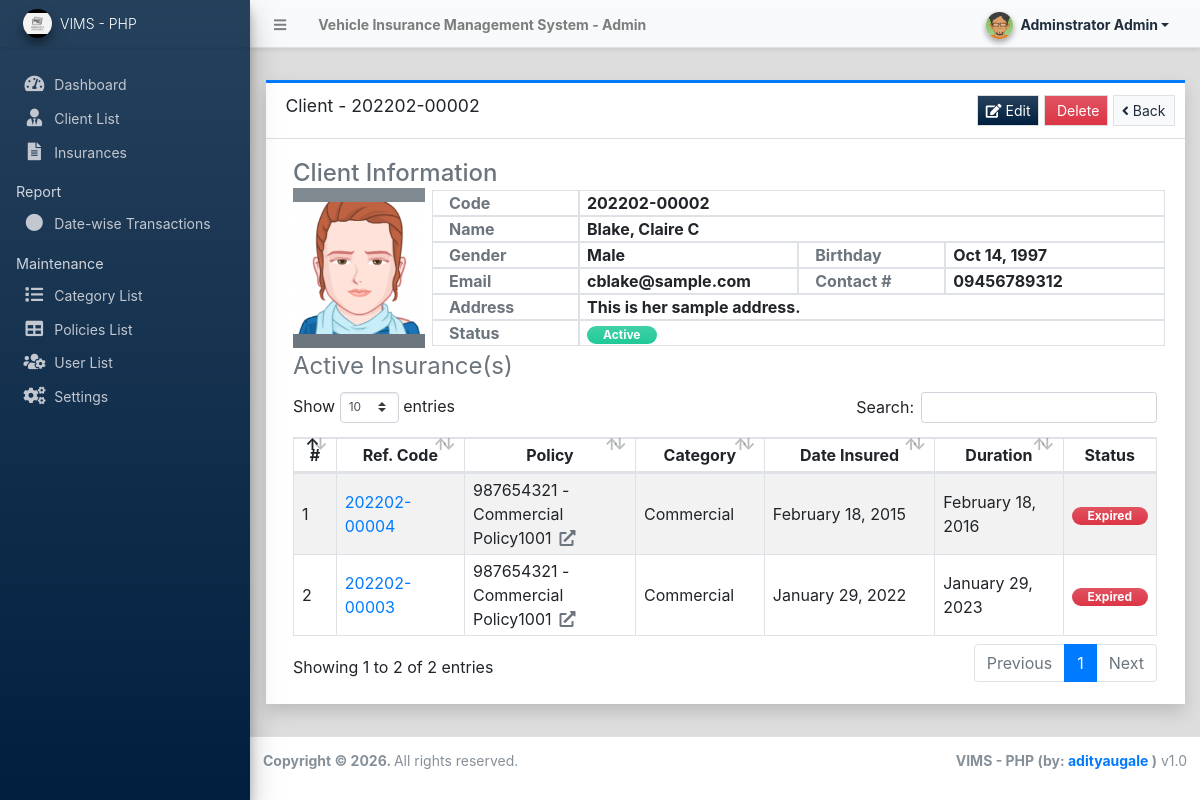
/admin/?page=clients/view_client&id=2 (signed in), run on the app's committed database.
### tables this page shows
CREATE TABLE `insurance_list` (
  `id` int(30) NOT NULL,
  `client_id` int(30) NOT NULL,
  `policy_id` int(30) NOT NULL,
  `code` varchar(100) NOT NULL,
  `registration_no` text NOT NULL,
  `chassis_no` text NOT NULL,
  `vehicle_model` text NOT NULL,
  `registration_date` date NOT NULL,
  `expiration_date` date NOT NULL,
  `cost` float NOT NULL DEFAULT 0,
  `status` tinyint(4) NOT NULL DEFAULT 1,
  `date_created` datetime NOT NULL DEFAULT current_timestamp(),
  `date_updated` datetime DEFAULT NULL ON UPDATE current_timestamp()
);

CREATE TABLE `category_list` (
  `id` int(30) NOT NULL,
  `name` text NOT NULL,
  `description` text NOT NULL,
  `status` tinyint(1) NOT NULL DEFAULT 1,
  `delete_flag` tinyint(1) NOT NULL DEFAULT 0,
  `date_created` datetime NOT NULL DEFAULT current_timestamp(),
  `date_updated` datetime DEFAULT NULL ON UPDATE current_timestamp()
);

### config.php (called while the page is built, shortened)
<?php
function validate_image($file){
	if(!empty($file)){
        $ex = explode('?',$file);
        $file = $ex[0];
        $param =  isset($ex[1]) ? '?'.$ex[1]  : '';
		if(is_file(base_app.$file)){
			return base_url.$file.$param;
		}else{
			return base_url.'dist/img/no-image-available.png';
		}
	}else{
		return base_url.'dist/img/no-image-available.png';
	}
}
?>

### admin/clients/view_client.php (the view, shortened to what this page needs)
<div class="content py-3">
    <div class="card card-outline card-primary rounded-0 shadow">
        <div class="card-header">
            <h5 class="card-title">Client - <?= isset($code) ? $code : '' ?></h5>
            <div class="card-tools">
                <button class="btn btn-default btn-flat btn-sm bg-gradient-navy" type="button" id="edit_data"><i class="fa fa-edit"></i> Edit</button>
                <button class="btn btn-default btn-flat btn-sm bg-gradient-danger" type="button" id="delete_data"><i class="fa fa-delete"></i> Delete</button>
                <a class="btn btn-light btn-flat btn-sm border" href="./?page=clients"><i class="fa fa-angle-left"></i> Back</a>
            </div>
        </div>
        <div class="card-body">
            <div class="container-fluid">
                <fieldset>
                    <legent class="text-muted h4">Client Information</legent>
                    <div class="row align-items-center">
                        <div class="col-lg-2 col-md-4 col-sm-12 text-center">
                            <img src="<?= validate_image(isset($image_path) ? $image_path : "") ?>" alt="Client Image" id="img-thumb-path" class="img-tumbnail bg-gradient-gray">
                        </div>
                        <div class="col-lg-10 col-md-8 col-sm-12">
                            <div class="row">
                                <div class="border col-auto text-muted px-3" style="min-width:20%"><b>Code</b></div>
                                <div class="border col-auto flex-grow-1 flex-shrink-1"><b><?= isset($code) ? $code : "" ?></b></div>
                            </div>
                            <div class="row">
                                <div class="border col-auto text-muted px-3" style="min-width:20%"><b>Name</b></div>
                                <div class="border col-auto flex-grow-1 flex-shrink-1"><b><?= isset($fullname) ? $fullname : "" ?></b></div>
                            </div>
                            <div class="row">
                                <div class="border col-auto text-muted px-3" style="min-width:20%"><b>Gender</b></div>
                                <div class="border col-auto flex-grow-1 flex-shrink-1" style="min-width:30%"><b><?= isset($gender) ? $gender : "" ?></b></div>
                                <div class="border col-auto text-muted px-3" style="min-width:20%"><b>Birthday</b></div>
                                <div class="border col-auto flex-grow-1 flex-shrink-1" style="min-width:30%"><b><?= isset($dob) ? date("M d, Y", strtotime($dob)) : "" ?></b></div>
                            </div>
                            <div class="row">
                                <div class="border col-auto text-muted px-3" style="min-width:20%"><b>Email</b></div>
                                <div class="border col-auto flex-grow-1 flex-shrink-1" style="min-width:30%"><b><?= isset($email) ? $email : "" ?></b></div>
                                <div class="border col-auto text-muted px-3" style="min-width:20%"><b>Contact #</b></div>
                                <div class="border col-auto flex-grow-1 flex-shrink-1" style="min-width:30%"><b><?= isset($contact) ? $contact : "" ?></b></div>
                            </div>
                            <div class="row">
                                <div class="border col-auto text-muted px-3" style="min-width:20%"><b>Address</b></div>
                                <div class="border col-auto flex-grow-1 flex-shrink-1"><b><?= isset($address) ? $address : "" ?></b></div>
                            </div>
                            <div class="row">
                                <div class="border col-auto text-muted px-3" style="min-width:20%"><b>Status</b></div>
                                <div class="border col-auto flex-grow-1 flex-shrink-1">
                                    <?php
                                    $status = isset($status) ? $status : '';
                                        switch ($status){
                                            case 1:
                                                echo '<span class="rounded-pill badge badge-success bg-gradient-teal px-3">Active</span>';
                                                break;
                                        }
                                    ?>
                                </div>
                            </div>
                        </div>
                    </div>
                </fieldset>
                <fieldset>
                    <legend class="text-muted">Active Insurance(s)</legend>
                    <table class="table table-striped table-bordered">
                        <colgroup>
                            <col width="5%">
                            <col width="15%">
                            <col width="20%">
                            <col width="15%">
                            <col width="20%">
                            <col width="15%">
                            <col width="10%">
                        </colgroup>
                        <thead>
                            <tr>
                                <th class="text-center">#</th>
                                <th class="text-center">Ref. Code</th>
                                <th class="text-center">Policy</th>
                                <th class="text-center">Category</th>
                                <th class="text-center">Date Insured</th>
                                <th class="text-center">Duration</th>
                                <th class="text-center">Status</th>
                            </tr>
                        </thead>
                        <tbody>
                            <?php
                            if(isset($id)):
                            $i = 1;
                            $vh = $conn->query("SELECT i.*,CONCAT(p.code,' - ', p.name) as `policy`, p.duration, p.doc_path, c.name as category FROM `insurance_list` i inner join  policy_list p on i.policy_id = p.id inner join category_list c on p.category_id = c.id where i.client_id = '{$id}' order by date(i.registration_date) asc ");
                            while($row = $vh->fetch_assoc()):
                            ?>
                            <tr>
                                <td class="text-cemter"><?= $i++; ?></td>
                                <td><a href="./?page=insurances/view_insurance&id=<?= $row['id'] ?>" title="View Vehicle's Insurance" target='_blank'><?= $row['code'] ?></a></td>
                                <td><?= $row['policy'].(isset($row['doc_path']) && !empty($row['doc_path']) ? "<a class='ml-2 text-muted text-decoration-none policy_link' href='".base_url.$row['doc_path']."' target='_blank'><i class='fa fa-external-link-alt'></i></a>" : '') ?></td>
                                <td><?= $row['category'] ?></td>
                                <td><?= date("F d, Y", strtotime($row['registration_date'])) ?></td>
                                <td><?= date("F d, Y", strtotime($row['expiration_date'])) ?></td>
                                <td class="text-center">
                                    <?php
                                    $row['status'] = isset($row['status']) ? $row['status'] : '';
                                    if(isset($row['expiration_date']) && strtotime($row['expiration_date']) < time()):
                                        echo '<span class="rounded-pill badge badge-danger bg-gradient-danger px-3">Expired</span>';
                                    endif;
                                    ?>
                                </td>
                            </tr>
                            <?php endwhile; ?>
                            <?php endif; ?>
                        </tbody>
                    </table>
                </fieldset>
            </div>
        </div>
    </div>
</div>

### admin/clients/view_client.php (style rules this page uses)
#img-thumb-path { width:calc(100%); height:20vh; object-fit:scale-down; object-position:center center; }

### data on the page
insurance_list: code "202202-00004", policy "987654321 - Commercial Policy1001", category_list.name "Commercial", registration_date "February 18, 2015", expiration_date "February 18, 2016", shows "Expired"
insurance_list: code "202202-00003", policy "987654321 - Commercial Policy1001", category_list.name "Commercial", registration_date "January 29, 2022", expiration_date "January 29, 2023", shows "Expired"

### other printed values
$_settings->info('name') "Vehicle Insurance Management System"
$_settings->userdata('firstname').' '.$_settings->userdata('lastname') "Adminstrator Admin"
$_settings->info('short_name') "VIMS - PHP"
$code "202202-00002"
$fullname "Blake, Claire C"
$gender "Male"
date("M d, Y", strtotime($dob)) "Oct 14, 1997"
$email "cblake@sample.com"
$contact "09456789312"
$address "This is her sample address."
